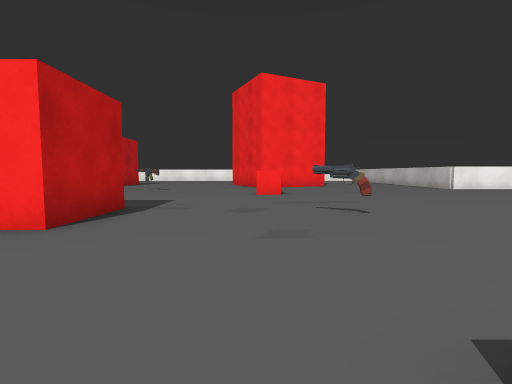
View 1 (above)

24 first-person views from a walk through a Unity game level. The camera is 0.68 m above the floor, tilts 4° down and sees 85° across. The floor is counted in squares, 1 m on a side. Each view is taken from the middle of a square. On the plan, view 1 faces up. The plan holds only what a view shows up to about 9 squares ahead; the rest is blank. The place goes on beyond the plan. The player is left out. Door leaves are left out, so doorways stand open. Some surface patterns are stand-ins.

View 2
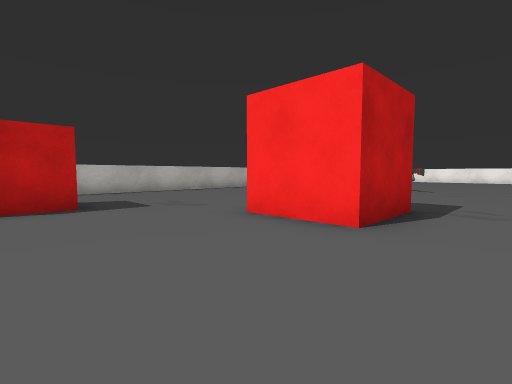

View 3
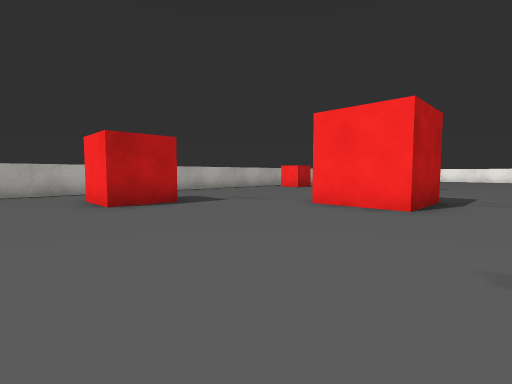

View 4
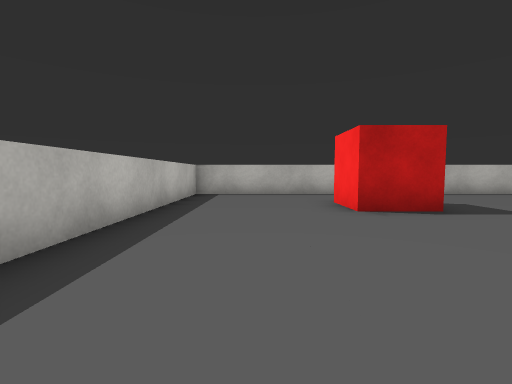

View 5
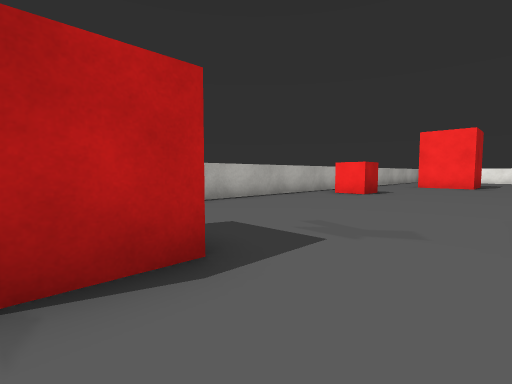

View 6
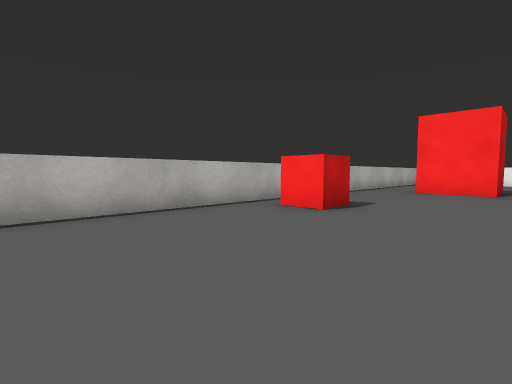

View 7
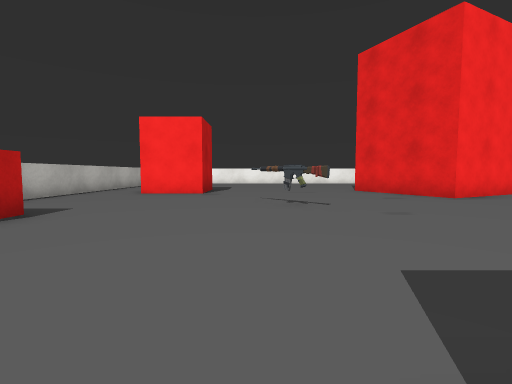

View 8
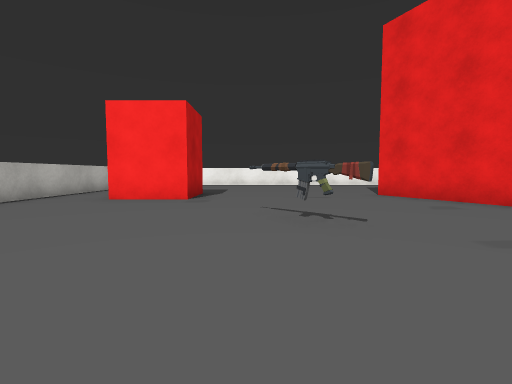

View 9
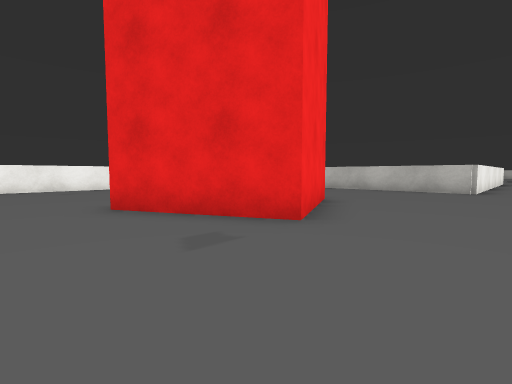

View 10
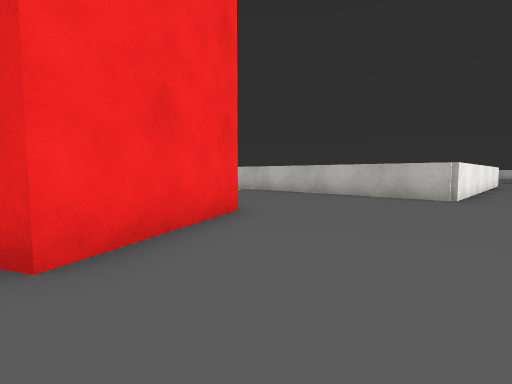

View 11
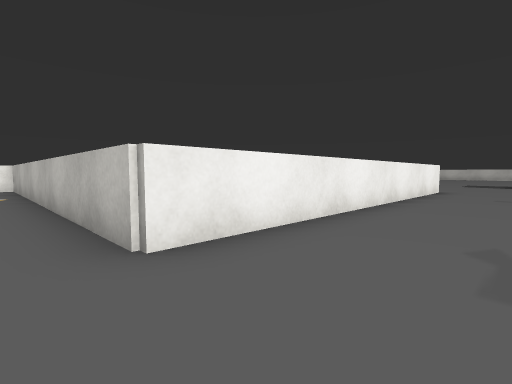

View 12
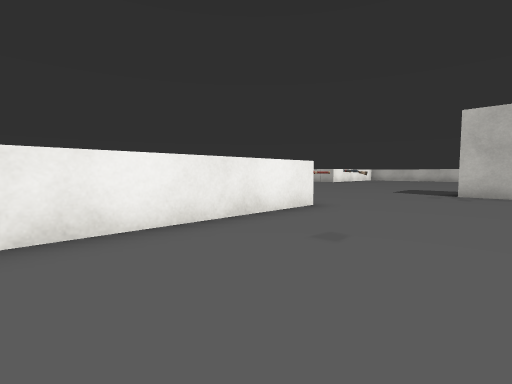

View 13
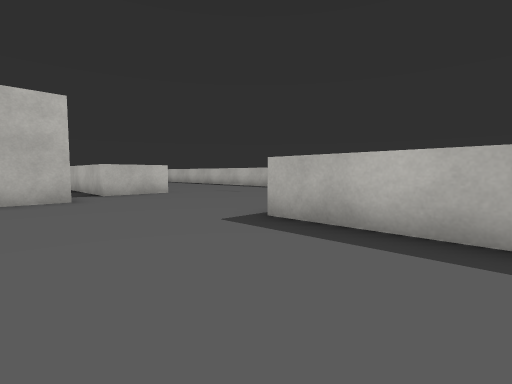

View 14
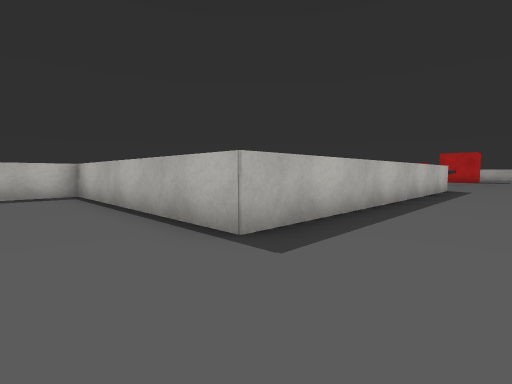

View 15
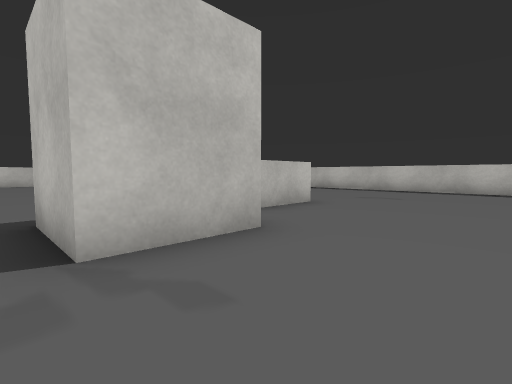

View 16
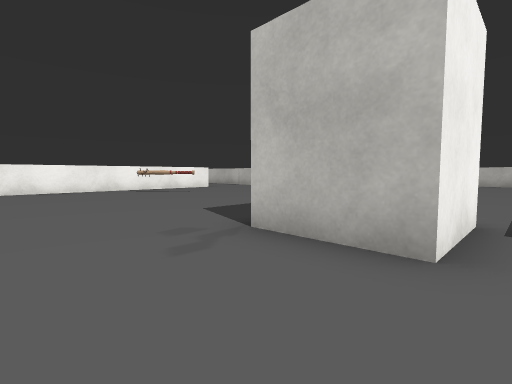

View 17
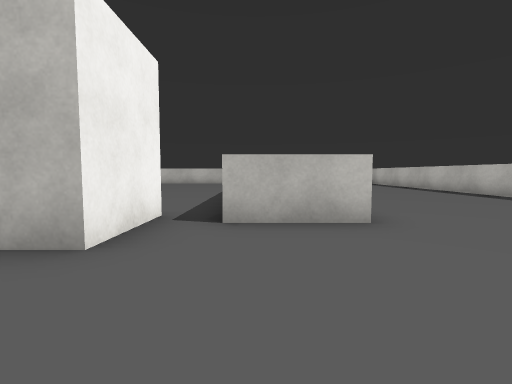

View 18
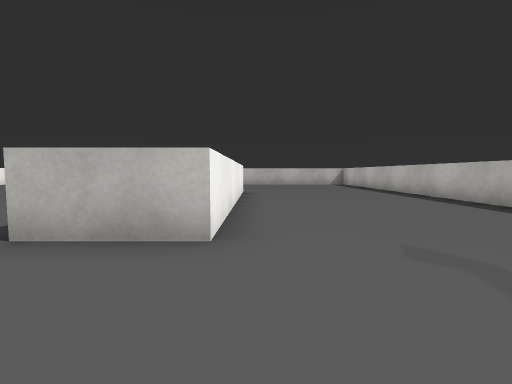

View 19
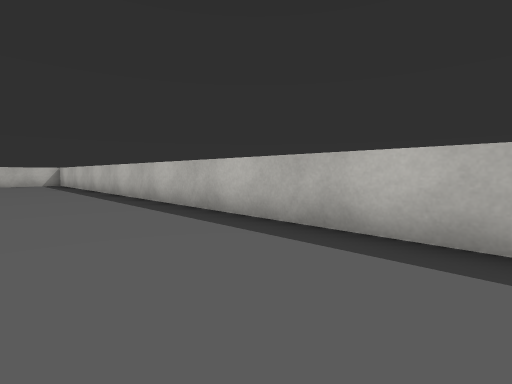

View 20
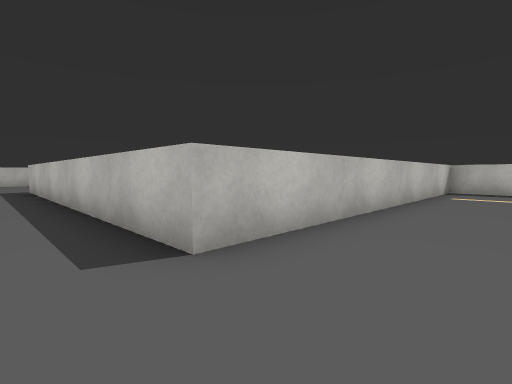

View 21
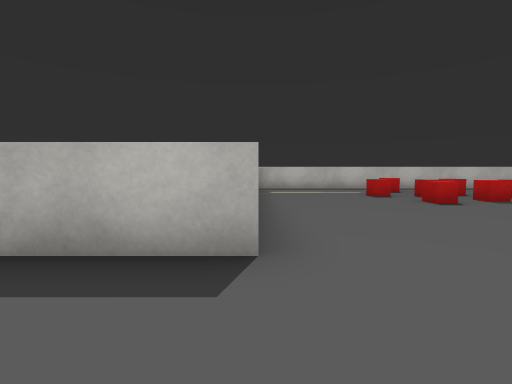

View 22
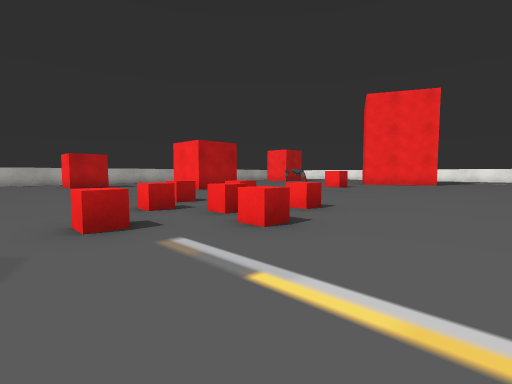

View 23
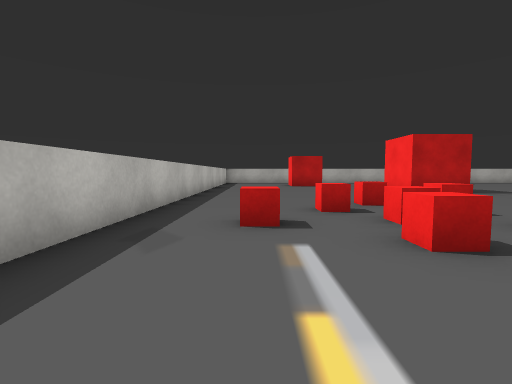

View 24
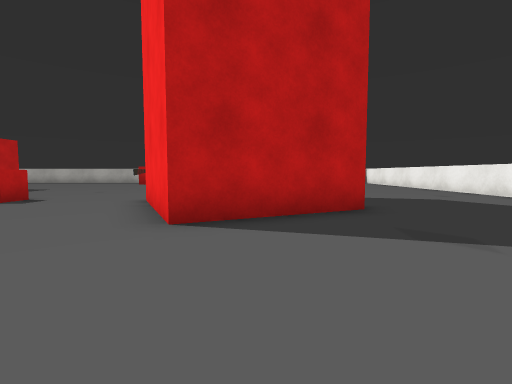

### Floor plan
Points are (right, up) in squares from view 1. A wall is a line through its corners. A room is listed if a view was taken in it or the views show most of it. See-through windows are left out.
Room 1 (views 1, 2, 3, 4, 5, 6, 7, 8, 9, 10, 11, 12, 13, 14, 15, 16, 17, 18, 19, 20, 21, 22, 23, 24)
walls: (1.8, 17.1) (3.4, 13.9) (0.2, 12.3) (-1.3, 15.5); (18, 11.3) (8, 11.3) (8, 20.9); (-2, -3.9) (8, -3.9) (8, 5.8) (18, 5.8) (18, -1) (29.5, -1); (21.9, 18) (20.4, 18); (-10.8, 9.8) (-10.8, 2.1); (-10.8, 16.1) (-10.8, 11.9); (-10.8, 0.5) (-10.8, -3.9) (-4, -3.9); (29.5, 4.4) (23.7, 4.4) (23.7, 6.4) (25.2, 6.4)
objects: red cube (-9, 9); red cube (-8, 0) to (-7, 1); red block (-8, 14) to (-7, 16); rifle (-5, 11) to (-4, 12); red cube (-4, 4) to (-3, 5); red cube (0, 9); red cube (1, 1); other object (1, 5); red cube (2, 0); red cube (2, 1); red cube (3, -2); red cube (3, 0); red cube (4, 0); red cube (4, 2); block (23, 8) to (24, 9)

Positions as (right, up) in squares from view 1, and headings:
1: (0, 0), facing up
2: (-1, 0), facing up-left
3: (-1, -2), facing up-left
4: (-2, -2), facing left
5: (-5, 0), facing up-left
6: (-6, 4), facing up-left
7: (-5, 5), facing up
8: (-5, 7), facing up
9: (-3, 10), facing up-right
10: (0, 10), facing up-right
11: (7, 9), facing up-right
12: (13, 8), facing up-right
13: (15, 9), facing down-right
14: (20, 8), facing down-left
15: (20, 10), facing down-right
16: (20, 7), facing up-right
17: (20, 6), facing right
18: (21, 4), facing right
19: (20, 2), facing down-right
20: (6, 7), facing down-right
21: (8, 8), facing down
22: (7, -3), facing up-left
23: (7, -2), facing left
24: (7, 15), facing left
